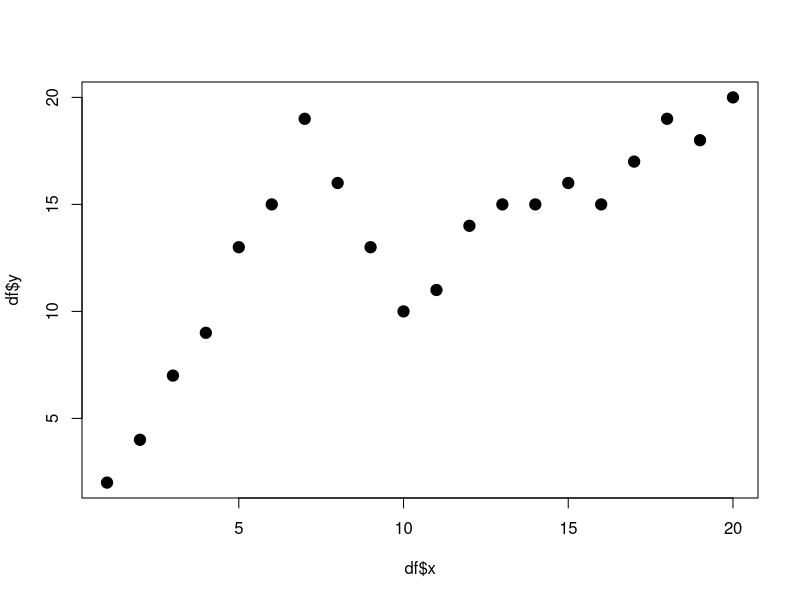
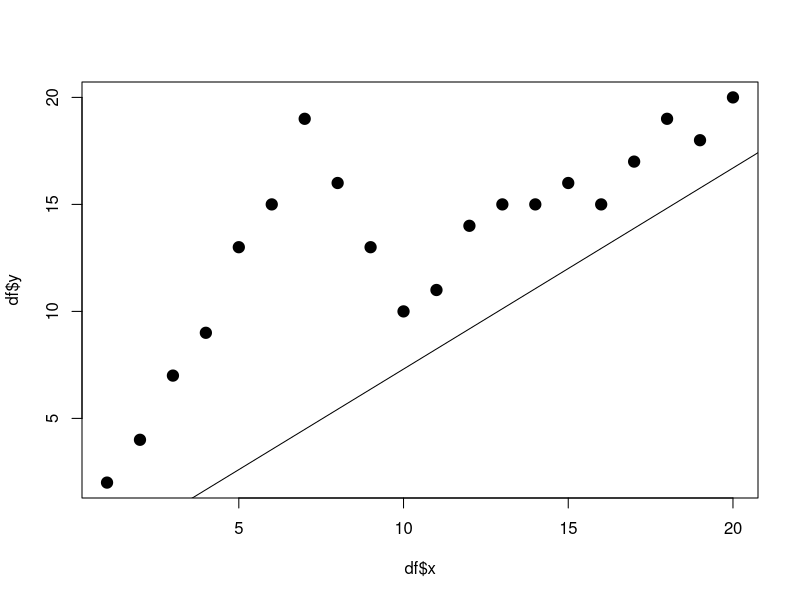
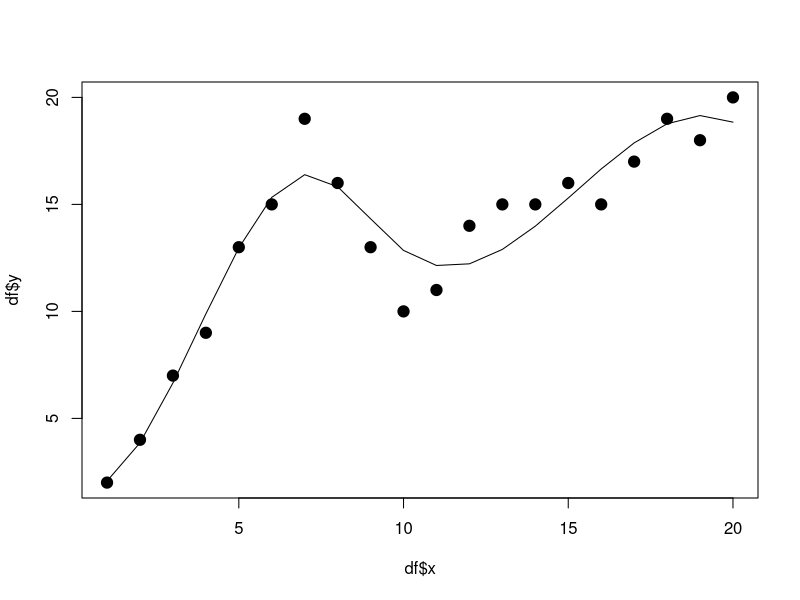

These figures' R source, in order:
# Spline regression is a type of regression that is used when there are
# points or "knots" where the pattern in the data abruptly
# Cchanges and linear regression and polynomial regression 
# aren't flexible enough to fit the data.

# create data frame
df <- data.frame(x=1:20,
                 y=c(2, 4, 7, 9, 13, 15, 19, 16, 13, 10,
                     11, 14, 15, 15, 16, 15, 17, 19, 18, 20))

# view head of data frame
head(df)

# create scatterplot
plot(df$x, df$y, cex=1.5, pch=19)


#  Fit Simple Linear Regression Model
linear_fit <- lm(df$x ~ df$y)

# view summary model
summary(linear_fit)

# create scatterplot
plot(df$x, df$y, cex=1.5, pch=19)

# add regression line to scatterplot
abline(linear_fit)

# fit Spline Regression Model
install.packages("splines")
library("splines")

# fit spline regression model
spline_fit <- lm(df$y ~ bs(df$x, knots = c(7, 10)))

# view summary of spline regression model
summary(spline_fit)

# calculate predictions using spline regressioin model
x_lim <- range(df$x)
x_grid <- seq(x_lim[1], x_lim[2])
preds <- predict(spline_fit, newdata = list(x=x_grid))

# create scatter plot with spline regression predictions
plot(df$x, df$y, cex=1.5, pch=19)
lines(x_grid, preds)
